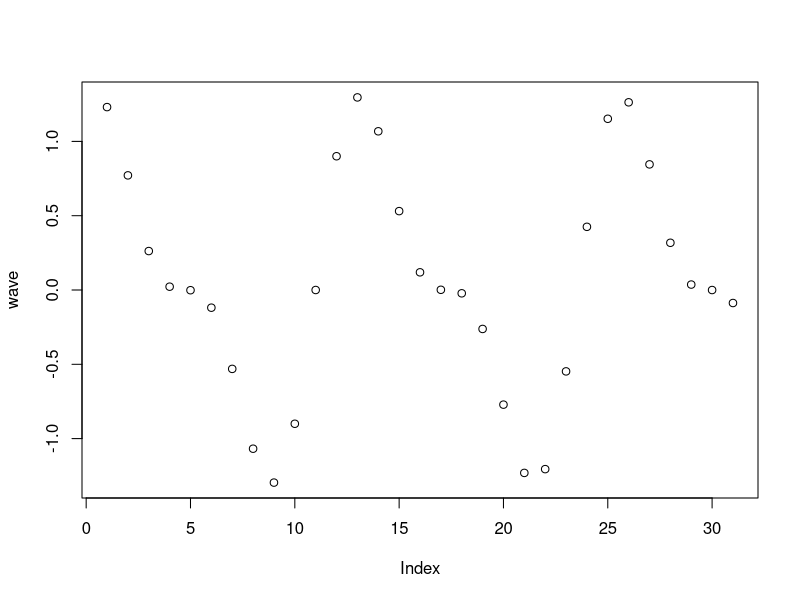

Generate this figure with R:
# Exercise 1: creating and operating on vectors

# Create a vector `names` that contains your name and the names of 2 people 
# next to you. Print the vector.

names <- c("Heidi", "Nancy")
print(names)

# Use the colon operator : to create a vector `n` of numbers from 10:49

n <- 10:49

# Use the `length()` function to get the number of elements in `n`

print(length(n))


# Add 1 to each element in `n` and print the result

n <- n + 1
print(n)

# Create a vector `m` that contains the numbers 10 to 1 (in that order). 
# Hint: use the `seq()` function

m <- seq(10, 1)


# Subtract `m` FROM `n`. Note the recycling!

m - n


# Use the `seq()` function to produce a range of numbers from -5 to 10 in `0.1`
# increments. Store it in a variable `x_range`

x_range <- seq(-5, 10, 0.5)


# Create a vector `sin_wave` by calling the `sin()` function on each element 
# in `x_range`.

sin_wave <- sin(x_range)


# Create a vector `cos_wave` by calling the `cos()` function on each element 
# in `x_range`.

cos_wave <- cos(x_range)


# Create a vector `wave` by multiplying `sin_wave` and `cos_wave` together, then
# adding `sin_wave` to the product

wave <- (sin_wave * cos_wave) + sin_wave


# Use the `plot()` function to plot your `wave`!

plot(wave)

